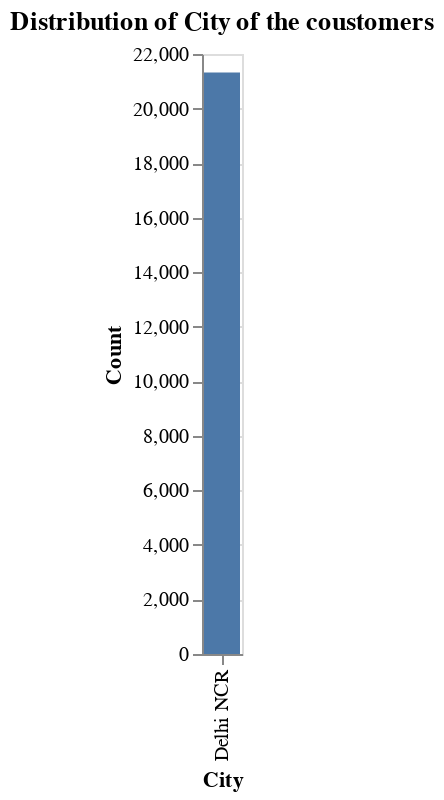

This figure's notebook cell:
### Code cell
df = pd.read_csv('data/cleaned_order_history_kaggle_data.csv')
unique_values = df['City'].unique()
city_counts = df['City'].value_counts().reset_index()
city_counts.columns = ['City', 'Count']
chart = alt.Chart(city_counts).mark_bar().encode(
    x=alt.X('City', title='City '),
    y=alt.Y('Count', title='Count'),
    tooltip=['City', 'Count']
).properties(
    title='Distribution of City of the coustomers'
).show()

### Figure 1 — Vega-Lite specification as saved in the notebook (floating-point values rounded to 4 significant figures)
{"config": {"view": {"continuousWidth": 300, "continuousHeight": 300}}, "data": {"name": "data-53f57afa0a0550ada11f92b1e583261e"}, "mark": {"type": "bar"}, "encoding": {"tooltip": [{"field": "City", "type": "nominal"}, {"field": "Count", "type": "quantitative"}], "x": {"field": "City", "title": "City ", "type": "nominal"}, "y": {"field": "Count", "title": "Count", "type": "quantitative"}}, "title": "Distribution of City of the coustomers", "$schema": "https://vega.github.io/schema/vega-lite/v5.20.1.json", "datasets": {"data-53f57afa0a0550ada11f92b1e583261e": [{"City": "Delhi NCR", "Count": 21321}]}}
